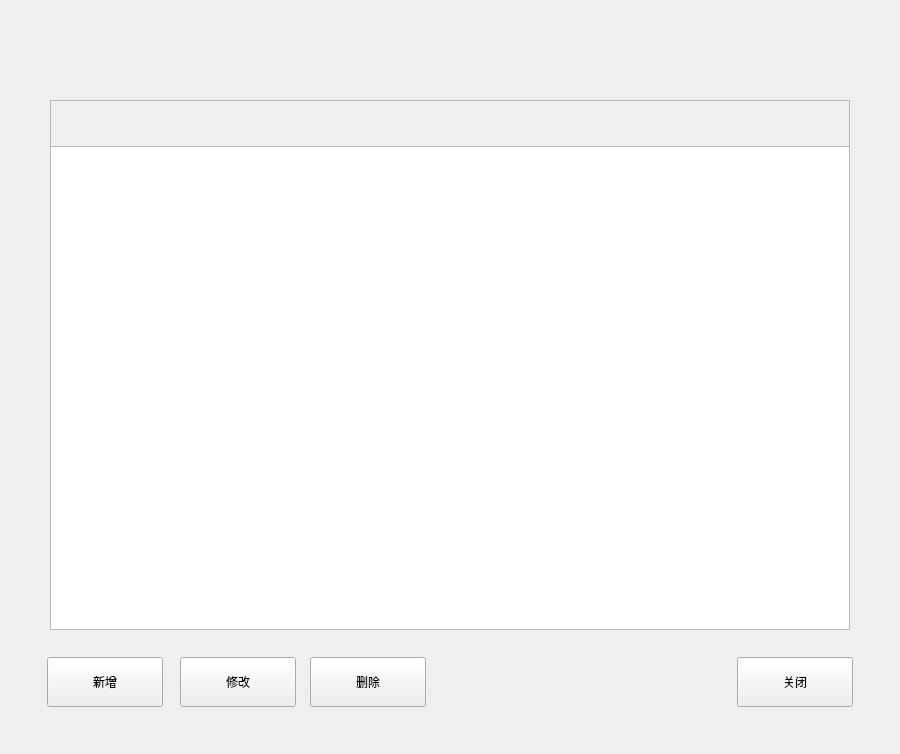
<?xml version="1.0" encoding="UTF-8"?>
<ui version="4.0">
 <class>BackUnitDlg</class>
 <widget class="BaseDlg" name="BackUnitDlg">
  <property name="geometry">
   <rect>
    <x>0</x>
    <y>0</y>
    <width>900</width>
    <height>754</height>
   </rect>
  </property>
  <property name="windowTitle">
   <string notr="true">BackUnitDlg</string>
  </property>
  <widget class="QTableView" name="tableView">
   <property name="geometry">
    <rect>
     <x>50</x>
     <y>146</y>
     <width>800</width>
     <height>484</height>
    </rect>
   </property>
   <property name="verticalScrollBarPolicy">
    <enum>Qt::ScrollBarAsNeeded</enum>
   </property>
   <property name="horizontalScrollBarPolicy">
    <enum>Qt::ScrollBarAsNeeded</enum>
   </property>
   <property name="editTriggers">
    <set>QAbstractItemView::NoEditTriggers</set>
   </property>
   <property name="selectionMode">
    <enum>QAbstractItemView::ExtendedSelection</enum>
   </property>
   <property name="selectionBehavior">
    <enum>QAbstractItemView::SelectRows</enum>
   </property>
   <property name="verticalScrollMode">
    <enum>QAbstractItemView::ScrollPerPixel</enum>
   </property>
   <property name="horizontalScrollMode">
    <enum>QAbstractItemView::ScrollPerPixel</enum>
   </property>
   <property name="showGrid">
    <bool>false</bool>
   </property>
   <attribute name="horizontalHeaderDefaultSectionSize">
    <number>200</number>
   </attribute>
   <attribute name="horizontalHeaderHighlightSections">
    <bool>false</bool>
   </attribute>
   <attribute name="horizontalHeaderStretchLastSection">
    <bool>false</bool>
   </attribute>
   <attribute name="verticalHeaderVisible">
    <bool>false</bool>
   </attribute>
   <attribute name="verticalHeaderDefaultSectionSize">
    <number>44</number>
   </attribute>
  </widget>
  <widget class="QPushButton" name="add_btn">
   <property name="geometry">
    <rect>
     <x>47</x>
     <y>657</y>
     <width>116</width>
     <height>50</height>
    </rect>
   </property>
   <property name="text">
    <string>新增</string>
   </property>
   <property name="buttons" stdset="0">
    <string notr="true">btn_dlg</string>
   </property>
  </widget>
  <widget class="QPushButton" name="del_btn">
   <property name="geometry">
    <rect>
     <x>310</x>
     <y>657</y>
     <width>116</width>
     <height>50</height>
    </rect>
   </property>
   <property name="text">
    <string>删除</string>
   </property>
   <property name="buttons" stdset="0">
    <string notr="true">btn_dlg</string>
   </property>
  </widget>
  <widget class="QPushButton" name="modify_btn">
   <property name="geometry">
    <rect>
     <x>180</x>
     <y>657</y>
     <width>116</width>
     <height>50</height>
    </rect>
   </property>
   <property name="text">
    <string>修改</string>
   </property>
   <property name="buttons" stdset="0">
    <string notr="true">btn_dlg</string>
   </property>
  </widget>
  <widget class="QPushButton" name="close_btn">
   <property name="geometry">
    <rect>
     <x>737</x>
     <y>657</y>
     <width>116</width>
     <height>50</height>
    </rect>
   </property>
   <property name="text">
    <string>关闭</string>
   </property>
   <property name="buttons" stdset="0">
    <string notr="true">btn_dlg</string>
   </property>
  </widget>
  <widget class="QFrame" name="line_h">
   <property name="geometry">
    <rect>
     <x>50</x>
     <y>100</y>
     <width>800</width>
     <height>1</height>
    </rect>
   </property>
   <property name="frameShape">
    <enum>QFrame::StyledPanel</enum>
   </property>
   <property name="frameShadow">
    <enum>QFrame::Raised</enum>
   </property>
   <property name="lines" stdset="0">
    <string notr="true">solid</string>
   </property>
  </widget>
  <widget class="QFrame" name="line_v">
   <property name="geometry">
    <rect>
     <x>50</x>
     <y>100</y>
     <width>1</width>
     <height>530</height>
    </rect>
   </property>
   <property name="frameShape">
    <enum>QFrame::StyledPanel</enum>
   </property>
   <property name="frameShadow">
    <enum>QFrame::Raised</enum>
   </property>
   <property name="lines" stdset="0">
    <string notr="true">solid</string>
   </property>
  </widget>
  <widget class="QFrame" name="line_h_2">
   <property name="geometry">
    <rect>
     <x>50</x>
     <y>629</y>
     <width>800</width>
     <height>1</height>
    </rect>
   </property>
   <property name="frameShape">
    <enum>QFrame::StyledPanel</enum>
   </property>
   <property name="frameShadow">
    <enum>QFrame::Raised</enum>
   </property>
   <property name="lines" stdset="0">
    <string notr="true">solid</string>
   </property>
  </widget>
  <widget class="QFrame" name="line_v_2">
   <property name="geometry">
    <rect>
     <x>849</x>
     <y>100</y>
     <width>1</width>
     <height>530</height>
    </rect>
   </property>
   <property name="frameShape">
    <enum>QFrame::StyledPanel</enum>
   </property>
   <property name="frameShadow">
    <enum>QFrame::Raised</enum>
   </property>
   <property name="lines" stdset="0">
    <string notr="true">solid</string>
   </property>
  </widget>
  <widget class="QLabel" name="label">
   <property name="geometry">
    <rect>
     <x>50</x>
     <y>100</y>
     <width>800</width>
     <height>46</height>
    </rect>
   </property>
   <property name="text">
    <string/>
   </property>
   <property name="bks" stdset="0">
    <string>gray</string>
   </property>
   <property name="bordersB" stdset="0">
    <string>bottom</string>
   </property>
  </widget>
  <widget class="QWidget" name="widget" native="true">
   <property name="geometry">
    <rect>
     <x>50</x>
     <y>100</y>
     <width>800</width>
     <height>41</height>
    </rect>
   </property>
   <layout class="QHBoxLayout" name="horizontalLayout">
    <property name="spacing">
     <number>30</number>
    </property>
    <property name="leftMargin">
     <number>20</number>
    </property>
    <item>
     <widget class="QLabel" name="assay_name_label">
      <property name="minimumSize">
       <size>
        <width>365</width>
        <height>30</height>
       </size>
      </property>
      <property name="text">
       <string/>
      </property>
     </widget>
    </item>
    <item>
     <widget class="QLabel" name="main_unit_label">
      <property name="minimumSize">
       <size>
        <width>120</width>
        <height>30</height>
       </size>
      </property>
      <property name="text">
       <string/>
      </property>
     </widget>
    </item>
    <item>
     <spacer name="horizontalSpacer">
      <property name="orientation">
       <enum>Qt::Horizontal</enum>
      </property>
      <property name="sizeHint" stdset="0">
       <size>
        <width>40</width>
        <height>20</height>
       </size>
      </property>
     </spacer>
    </item>
   </layout>
  </widget>
  <zorder>tableView</zorder>
  <zorder>label</zorder>
  <zorder>add_btn</zorder>
  <zorder>del_btn</zorder>
  <zorder>modify_btn</zorder>
  <zorder>close_btn</zorder>
  <zorder>line_h</zorder>
  <zorder>line_v</zorder>
  <zorder>line_h_2</zorder>
  <zorder>line_v_2</zorder>
  <zorder>widget</zorder>
 </widget>
 <customwidgets>
  <customwidget>
   <class>BaseDlg</class>
   <extends>QWidget</extends>
   <header>shared/basedlg.h</header>
   <container>1</container>
  </customwidget>
 </customwidgets>
 <resources/>
 <connections>
  <connection>
   <sender>close_btn</sender>
   <signal>clicked()</signal>
   <receiver>BackUnitDlg</receiver>
   <slot>close()</slot>
   <hints>
    <hint type="sourcelabel">
     <x>540</x>
     <y>701</y>
    </hint>
    <hint type="destinationlabel">
     <x>705</x>
     <y>579</y>
    </hint>
   </hints>
  </connection>
 </connections>
</ui>
